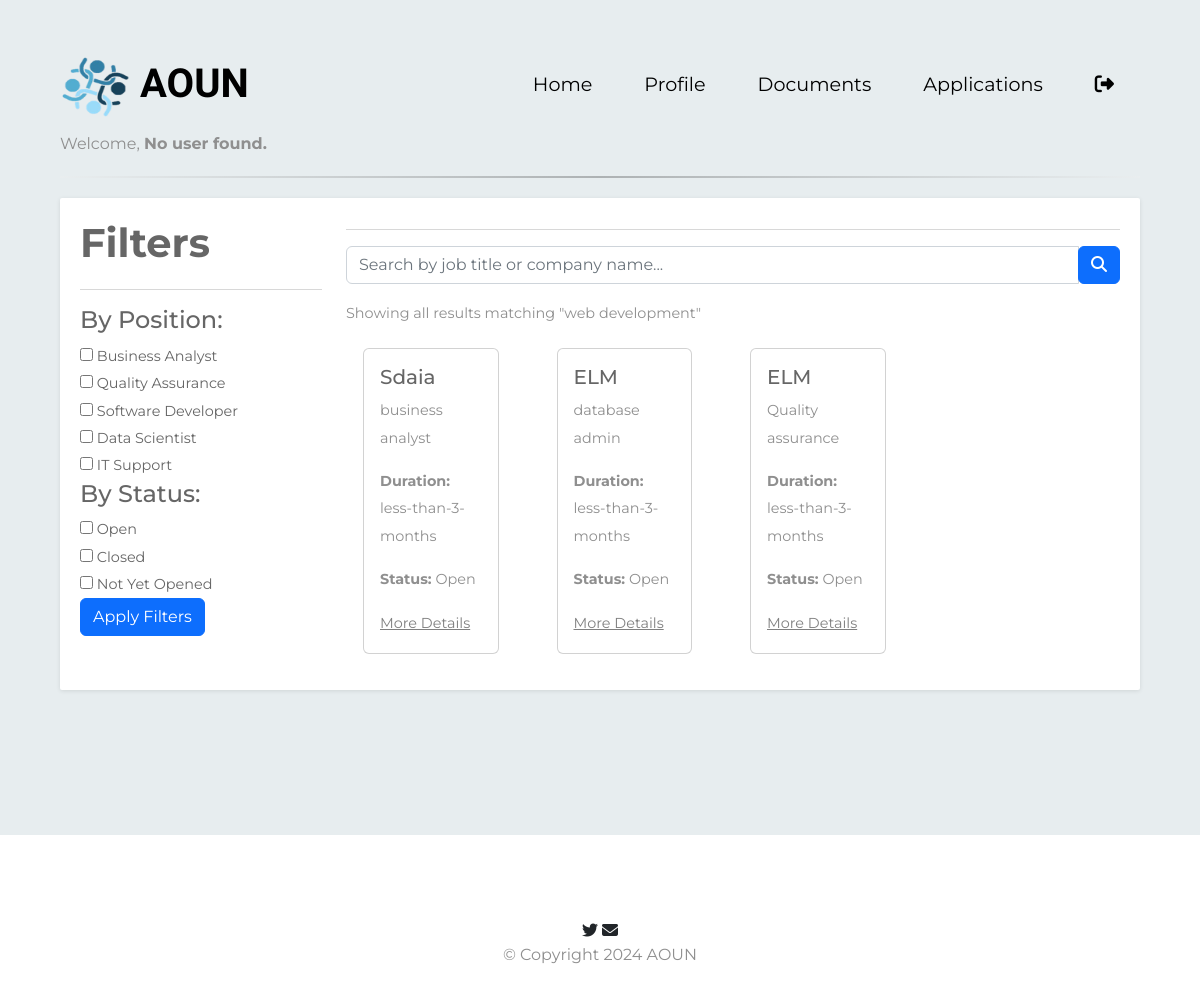
Page /HomePage_student on the committed database.
### flaskapp/flaskapp/models.py (models this page shows)
class Opportunity(db.Model):
    id = db.Column(db.Integer, primary_key=True)
    OppDuration = db.Column(db.String(50), nullable=False)
    OppCity = db.Column(db.String(50), nullable=False)
    OppJobTitle = db.Column(db.String(100), nullable=False)
    OppJobDesc = db.Column(db.Text, nullable=False)
    open_date = db.Column(db.DateTime, nullable=False)
    close_date = db.Column(db.DateTime, nullable=False)
    company_id = db.Column(db.Integer, db.ForeignKey('company.id'), nullable=False)
    applications = db.relationship('Apply', backref='applied_opportunities', lazy=True)

class Company(db.Model):
    id = db.Column(db.Integer, primary_key=True)
    CompName = db.Column(db.String(100), nullable=False)
    CompCity = db.Column(db.String(50), nullable=True)
    CompNum = db.Column(db.String(15), nullable=True)
    CompEmail = db.Column(db.String(100), nullable=False)
    CompWebsite = db.Column(db.String(100), nullable=True)
    CompIndustry = db.Column(db.String(100), nullable=True)
    CompPic = db.Column(db.String(200), nullable=True)
    CompPass = db.Column(db.String(100), nullable=False)
    CompFile = db.Column(db.String(100), nullable=False)
    verify = db.Column(db.Boolean, nullable=True, default=False)
    CompLogo = db.Column(db.String(100), nullable=True)
    opportunities = db.relationship('Opportunity', backref='company', lazy=True)

### flaskapp/flaskapp/app.py (the view, shortened to what this page needs)
@app.route('/HomePage_student', methods=['GET', 'POST'])
def HomePage_student():
    student = session.get('student')
    current_time = datetime.utcnow()
    search_query = request.args.get('search_query', '').strip()
    filter_category = request.args.get('filter_category', '').strip()
    filter_status = request.args.get('filter_status', '').strip()
    query = Opportunity.query
    if filter_category:
        query = query.filter(Opportunity.OppJobTitle.like(f"%{filter_category}%"))
    opportunities = query.all()
    return render_template('student/HomePage_student.html',
                           student=student,
                           opportunities=opportunities,
                           current_time=current_time,
                           search_query=search_query,
                           filter_category=filter_category,
                           filter_status=filter_status)

### flaskapp/flaskapp/templates/student/HomePage_student.html (shortened to what this page needs)
<!DOCTYPE html>
<html>
  <head>
    <link
      rel="stylesheet"
      href="https://cdn.jsdelivr.net/npm/bootstrap@5.2.0/dist/css/bootstrap.min.css"
    />
    <link
      rel="stylesheet"
      href="{{ url_for('static', filename='css/main.css') }}"
    />
    <link
      rel="stylesheet"
      href="{{ url_for('static', filename='css/student/stu_home.css') }}"
    />
  </head>
  <body>
    <section id="title">
      <div class="container-fluid">
        <nav class="navbar navbar-expand-lg navbar-dark">
          <a
            class="navbar-brand"
            href="{{ url_for('HomePage') }}"
            style="display: flex; align-items: center"
          >
            <img
              src="{{ url_for('static', filename='images/aounlogo.png') }}"
              alt="Website Logo"
              width="70"
              height="70"
              style="margin-right: 10px"
            />
            <span>AOUN</span>
          </a>
          <div class="collapse navbar-collapse" id="navbarTogglerDemo02">
            <ul class="navbar-nav ms-auto">
              <li class="nav-item">
                <a class="nav-link" href="{{ url_for('HomePage_student') }}"
                  >Home</a
                >
              </li>
              <li class="nav-item">
                <a class="nav-link" href="{{ url_for('profile') }}">Profile</a>
              </li>
              <li class="nav-item">
                <a class="nav-link" href="{{ url_for('doucment') }}"
                  >Documents</a
                >
              </li>
              <li class="nav-item">
                <a class="nav-link" href="{{ url_for('appliaction') }}"
                  >Applications</a
                >
              </li>
              <li class="nav-item">
                <a class="nav-link" href="{{ url_for('logout') }}"
                  ><i
                    class="fa-solid fa-right-from-bracket"
                    style="color: #000000"
                  ></i
                ></a>
              </li>
            </ul>
          </div>
        </nav>
        <div class="welcome">
          <p>
            Welcome,
            <strong>
              {% if student %} {{ student['StFName'] }} {{ student['StLName'] }}
              {% else %} No user found. {% endif %}
            </strong>
          </p>
        </div>
        <hr class="styled-hr" />
        <div class="row">
          <div class="container">
            <div class="row">
              <div class="col-md-12">
                <div class="grid search">
                  <div class="grid-body">
                    <div class="row">
                      <div class="col-md-3">
                        <h2 class="grid-title">Filters</h2>
                        <hr />
                        <form
                          action="{{ url_for('HomePage_student') }}"
                          method="GET"
                        >
                          <h4>By Position:</h4>
                          <div class="checkbox">
                            <label
                              ><input type="checkbox" name="filter_category"
                              value="Business Analyst" > Business
                              Analyst</label
                            >
                          </div>
                          <div class="checkbox">
                            <label
                              ><input type="checkbox" name="filter_category"
                              value="Quality Assurance" > Quality
                              Assurance</label
                            >
                          </div>
                          <div class="checkbox">
                            <label
                              ><input type="checkbox" name="filter_category"
                              value="Software Developer" >
                              Software Developer</label
                            >
                          </div>
                          <div class="checkbox">
                            <label
                              ><input type="checkbox" name="filter_category"
                              value="Data Scientist" > Data
                              Scientist</label
                            >
                          </div>
                          <div class="checkbox">
                            <label
                              ><input type="checkbox" name="filter_category"
                              value="IT Support" > IT Support</label
                            >
                          </div>
                          <h4>By Status:</h4>
                          <div class="checkbox">
                            <label
                              ><input type="checkbox" name="filter_status"
                              value="Open" > Open</label
                            >
                          </div>
                          <div class="checkbox">
                            <label
                              ><input type="checkbox" name="filter_status"
                              value="Closed" > Closed</label
                            >
                          </div>
                          <div class="checkbox">
                            <label
                              ><input type="checkbox" name="filter_status"
                              value="Not Yet Opened" > Not Yet
                              Opened</label
                            >
                          </div>
                          <button type="submit" class="btn btn-primary">
                            Apply Filters
                          </button>
                        </form>
                      </div>
                      <div class="col-md-9">
                        <hr />
                        <form
                          action="{{ url_for('HomePage_student') }}"
                          method="GET"
                          class="input-group mb-3"
                        >
                          <input
                            type="text"
                            name="search_query"
                            class="form-control"
                            value="{{ search_query }}"
                            placeholder="Search by job title or company name..."
                          />
                          <span class="input-group-btn">
                            <button class="btn btn-primary" type="submit">
                              <i class="fa fa-search"></i>
                            </button>
                          </span>
                        </form>
                        <p>Showing all results matching "web development"</p>
                        <div class="container">
                          <div class="row">
                            {% for opportunity in opportunities %}
                            <div class="col-md-3 mb-3">
                              <div class="card custom-card-size">
                                <div class="card-body">
                                  <h5 class="card-title">
                                    {{ opportunity.company.CompName }}
                                  </h5>
                                  <p class="card-text">
                                    {{ opportunity.OppJobTitle }}
                                  </p>
                                  <p class="card-text">
                                    <strong>Duration:</strong> {{
                                    opportunity.OppDuration }}
                                  </p>
                                  {% if opportunity.open_date > current_time %}
                                  <p class="card-text">
                                    <strong>Status:</strong> Not Yet Opened
                                  </p>
                                  {% elif opportunity.close_date < current_time
                                  %}
                                  <p class="card-text">
                                    <strong>Status:</strong> Closed
                                  </p>
                                  {% else %}
                                  <p class="card-text">
                                    <strong>Status:</strong> Open
                                  </p>
                                  {% endif %}
                                  <a
                                    href="#"
                                    class="more-details-link"
                                    data-bs-toggle="modal"
                                    data-bs-target="#detailsModal{{ opportunity.id }}"
                                    >More Details</a
                                  >
                                </div>
                              </div>
                            </div>
                            {% endfor %}
                          </div>
                        </div>
                      </div>
                    </div>
                  </div>
                </div>
              </div>
            </div>
          </div>
        </div>
      </div>
    </section>
    <footer id="footer">
      <i class="social-icon fa-brands fa-twitter"></i>
      <i class="social-icon fa-solid fa-envelope"></i>
      <p>© Copyright 2024 AOUN</p>
    </footer>
  </body>
</html>

### flaskapp/flaskapp/static/css/main.css (style rules this page uses)
body { font-family: "Montserrat"; background-image: url(images/login-bg.png); }
#title { background-color: #e7edef; color: #000000; }
h2 { font-family: "Montserrat"; font-weight: bold; font-size: 2.5rem; line-height: 1.5; }
p { color: #8f8f8f; }
.container-fluid { padding: 3% 5% 10%; }
.navbar-brand { font-family: "Ubuntu"; font-size: 2.5rem; font-weight: bold; color: #000000; }
.nav-item { padding: 0 18px; }
.nav-link { font-size: 1.2rem; font-family: "Montserrat"; color: #000000; }
.card { margin: 5px; }
.styled-hr { border: 0; height: 2px; background-image: linear-gradient(to right, #f0f0f0, #000000, #f0f0f0); margin: 20px 0; }
#footer { padding: 7% 15%; text-align:center; }

### flaskapp/flaskapp/static/css/student/stu_home.css (style rules this page uses)
.grid { position: relative; width: 100%; background: #fff; color: #666666; border-radius: 2px; margin-bottom: 25px; box-shadow: 0px 1px 4px rgba(0, 0, 0, 0.1); }
.grid .grid-body { padding: 15px 20px 15px 20px; font-size: 0.9em; line-height: 1.9em; }
a { text-decoration: none; color: white; }
.custom-card-size { width: 80%; max-width: 200px; height: auto; }
.more-details-link { color: grey; text-decoration: underline; }

### rows in the picture
Opportunity: company.CompName "Sdaia", OppJobTitle "business analyst", OppDuration "less-than-3-months", shows "Status:"
Opportunity: company.CompName "ELM", OppJobTitle "database admin", OppDuration "less-than-3-months", shows "Status:"
Opportunity: company.CompName "ELM", OppJobTitle "Quality assurance", OppDuration "less-than-3-months", shows "Status:"
